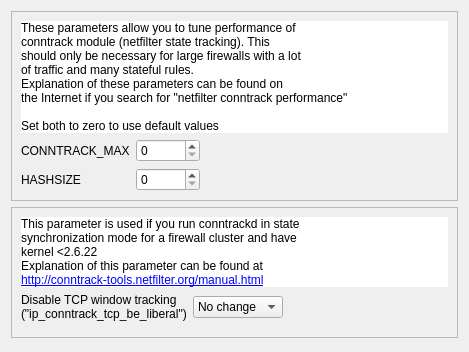
     <widget class="QWidget" name="tab">
      <attribute name="title">
       <string>conntrack</string>
      </attribute>
      <layout class="QGridLayout" name="linux24Advanced_gridLayout_4">
       <item row="0" column="0">
        <widget class="QFrame" name="frame">
         <property name="frameShape">
          <enum>QFrame::StyledPanel</enum>
         </property>
         <property name="frameShadow">
          <enum>QFrame::Raised</enum>
         </property>
         <layout class="QGridLayout" name="linux24Advanced_gridLayout_2">
          <item row="1" column="0">
           <widget class="QLabel" name="label_4">
            <property name="text">
             <string>CONNTRACK_MAX</string>
            </property>
           </widget>
          </item>
          <item row="1" column="1">
           <widget class="QSpinBox" name="conntrack_max">
            <property name="maximumSize">
             <size>
              <width>64</width>
              <height>16777215</height>
             </size>
            </property>
            <property name="toolTip">
             <string>CONNTRACK_MAX is the maximum number of &quot;sessions&quot; (connection tracking entries)
that can be handled simultaneously by netfilter in kernel memory.</string>
            </property>
            <property name="maximum">
             <number>999999999</number>
            </property>
           </widget>
          </item>
          <item row="1" column="2">
           <spacer name="horizontalSpacer">
            <property name="orientation">
             <enum>Qt::Horizontal</enum>
            </property>
            <property name="sizeHint" stdset="0">
             <size>
              <width>242</width>
              <height>20</height>
             </size>
            </property>
           </spacer>
          </item>
          <item row="2" column="0">
           <widget class="QLabel" name="label_5">
            <property name="text">
             <string>HASHSIZE</string>
            </property>
           </widget>
          </item>
          <item row="2" column="1">
           <widget class="QSpinBox" name="conntrack_hashsize">
            <property name="sizePolicy">
             <sizepolicy hsizetype="Fixed" vsizetype="Fixed">
              <horstretch>0</horstretch>
              <verstretch>0</verstretch>
             </sizepolicy>
            </property>
            <property name="maximumSize">
             <size>
              <width>64</width>
              <height>16777215</height>
             </size>
            </property>
            <property name="toolTip">
             <string>the size of the hash table storing the lists of conntrack entries</string>
            </property>
            <property name="maximum">
             <number>999999999</number>
            </property>
           </widget>
          </item>
          <item row="0" column="0" colspan="3">
           <widget class="QLabel" name="label_6">
            <property name="sizePolicy">
             <sizepolicy hsizetype="Expanding" vsizetype="MinimumExpanding">
              <horstretch>0</horstretch>
              <verstretch>0</verstretch>
             </sizepolicy>
            </property>
            <property name="autoFillBackground">
             <bool>false</bool>
            </property>
            <property name="styleSheet">
             <string notr="true">background:#fff</string>
            </property>
            <property name="text">
             <string>&lt;!DOCTYPE HTML PUBLIC &quot;-//W3C//DTD HTML 4.0//EN&quot; &quot;http://www.w3.org/TR/REC-html40/strict.dtd&quot;&gt;
&lt;html&gt;&lt;head&gt;&lt;meta name=&quot;qrichtext&quot; content=&quot;1&quot; /&gt;&lt;style type=&quot;text/css&quot;&gt;
p, li { white-space: pre-wrap; }
&lt;/style&gt;&lt;/head&gt;&lt;body&gt;
&lt;p style=&quot; margin-top:0px; margin-bottom:0px; margin-left:0px; margin-right:0px; -qt-block-indent:0; text-indent:0px;&quot;&gt;These parameters allow you to tune performance of&lt;br /&gt;conntrack module (netfilter state tracking). This&lt;br /&gt;should only be necessary for large firewalls with a lot&lt;br /&gt;of traffic and many stateful rules.&lt;br /&gt;Explanation of these parameters can be found on&lt;/p&gt;
&lt;p style=&quot; margin-top:0px; margin-bottom:0px; margin-left:0px; margin-right:0px; -qt-block-indent:0; text-indent:0px;&quot;&gt;the Internet if you search for &amp;quot;netfilter conntrack performance&amp;quot;&lt;br /&gt;&lt;br /&gt;Set both to zero to use default values&lt;/p&gt;&lt;/body&gt;&lt;/html&gt;</string>
            </property>
           </widget>
          </item>
         </layout>
        </widget>
       </item>
       <item row="1" column="0">
        <widget class="QFrame" name="frame_2">
         <property name="frameShape">
          <enum>QFrame::StyledPanel</enum>
         </property>
         <property name="frameShadow">
          <enum>QFrame::Raised</enum>
         </property>
         <layout class="QVBoxLayout" name="verticalLayout">
          <item>
           <widget class="QLabel" name="label_7">
            <property name="sizePolicy">
             <sizepolicy hsizetype="Expanding" vsizetype="MinimumExpanding">
              <horstretch>0</horstretch>
              <verstretch>0</verstretch>
             </sizepolicy>
            </property>
            <property name="styleSheet">
             <string notr="true">background: #fff</string>
            </property>
            <property name="text">
             <string>This parameter is used if you run conntrackd in state &lt;br&gt;
synchronization mode for a firewall cluster and have&lt;br&gt;
kernel &amp;lt;2.6.22&lt;br&gt;
Explanation of this parameter can be found at&lt;br&gt;
&lt;a href=&quot;http://conntrack-tools.netfilter.org/manual.html&quot;&gt;http://conntrack-tools.netfilter.org/manual.html&lt;/a&gt;
</string>
            </property>
           </widget>
          </item>
          <item>
           <layout class="QHBoxLayout" name="horizontalLayout">
            <item>
             <widget class="QLabel" name="label_3">
              <property name="text">
               <string>Disable TCP window tracking  (&quot;ip_conntrack_tcp_be_liberal&quot;)</string>
              </property>
              <property name="wordWrap">
               <bool>true</bool>
              </property>
             </widget>
            </item>
            <item>
             <widget class="QComboBox" name="conntrack_tcp_be_liberal">
              <item>
               <property name="text">
                <string>No change</string>
               </property>
              </item>
              <item>
               <property name="text">
                <string>On</string>
               </property>
              </item>
              <item>
               <property name="text">
                <string>Off</string>
               </property>
              </item>
             </widget>
            </item>
            <item>
             <spacer name="horizontalSpacer_2">
              <property name="orientation">
               <enum>Qt::Horizontal</enum>
              </property>
              <property name="sizeHint" stdset="0">
               <size>
                <width>110</width>
                <height>20</height>
               </size>
              </property>
             </spacer>
            </item>
           </layout>
          </item>
          <item>
           <spacer name="verticalSpacer_2">
            <property name="orientation">
             <enum>Qt::Vertical</enum>
            </property>
            <property name="sizeHint" stdset="0">
             <size>
              <width>397</width>
              <height>7</height>
             </size>
            </property>
           </spacer>
          </item>
         </layout>
        </widget>
       </item>
       <item row="2" column="0">
        <spacer name="verticalSpacer">
         <property name="orientation">
          <enum>Qt::Vertical</enum>
         </property>
         <property name="sizeHint" stdset="0">
          <size>
           <width>20</width>
           <height>3</height>
          </size>
         </property>
        </spacer>
       </item>
      </layout>
     </widget>
